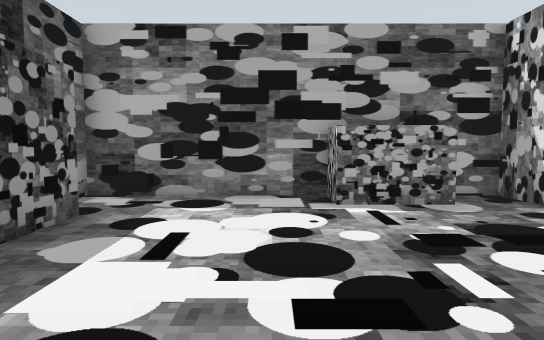
[1] (above)

24 first-person views from a walk through a Gazebo world. The camera is 1.2 m above the floor, tilts 4° down and sees 75° across. The floor is counted in squares, 1 m on a side. Each view is taken from the middle of a square. On the plan, view 1 faces up. The plan holds only what a view shows up to about 14 squares ahead; the rest is blank.

[2]
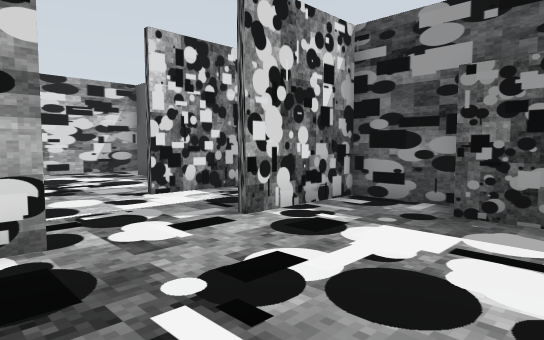

[3]
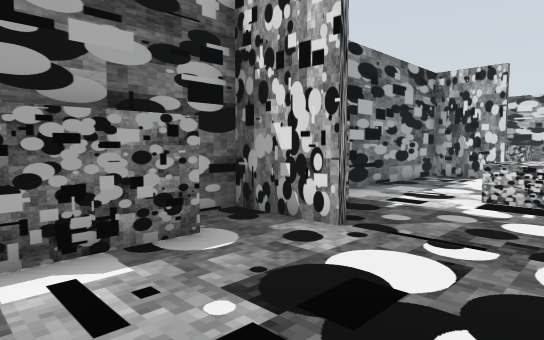

[4]
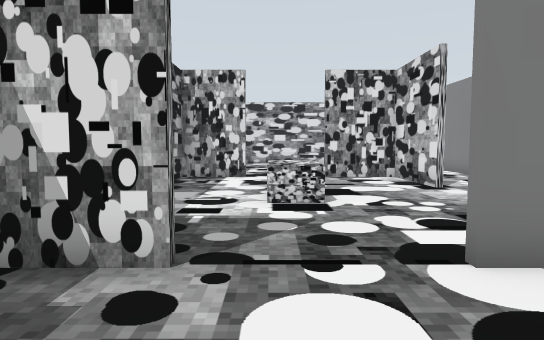

[5]
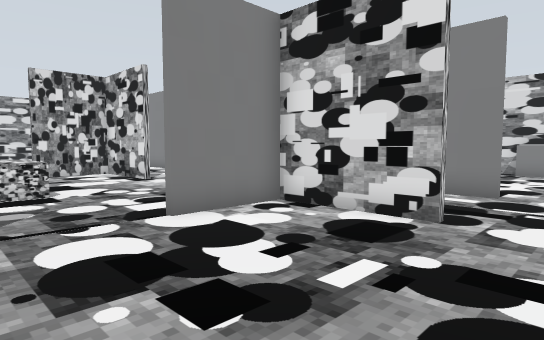

[6]
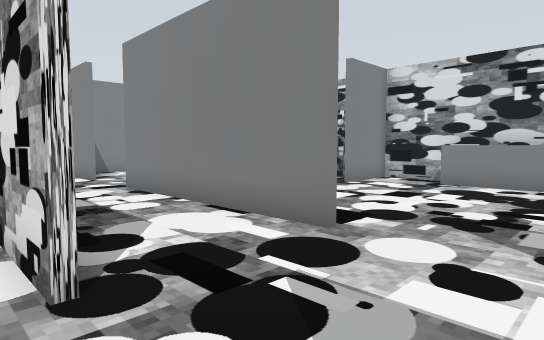

[7]
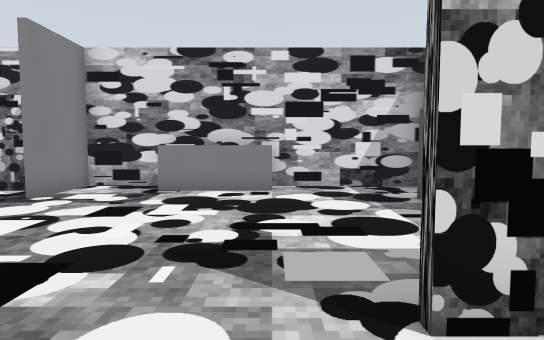

[8]
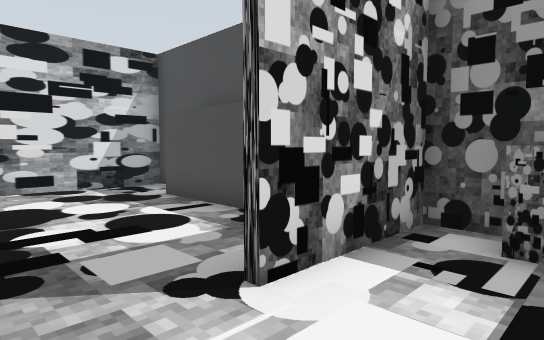

[9]
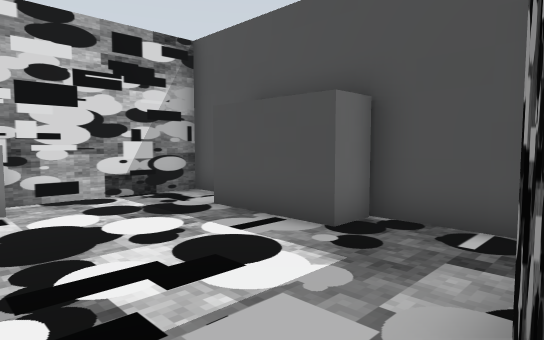

[10]
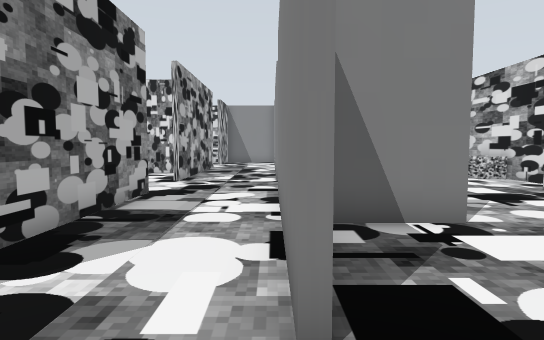

[11]
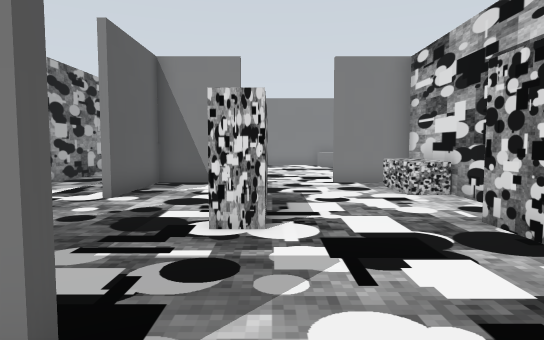

[12]
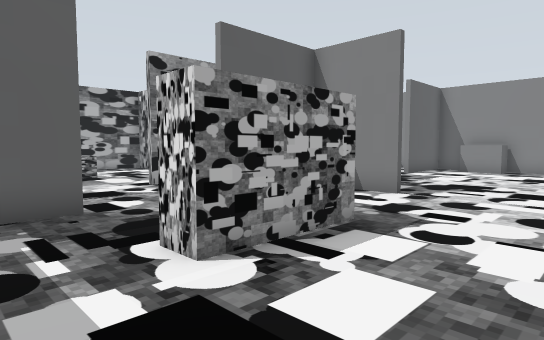

[13]
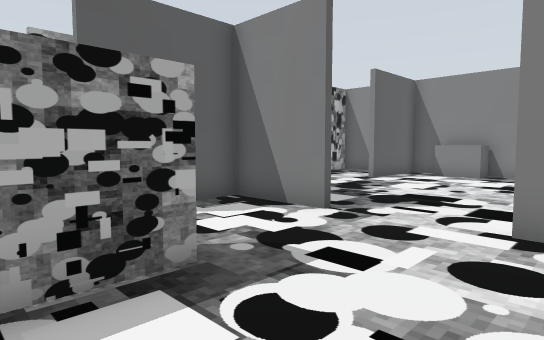

[14]
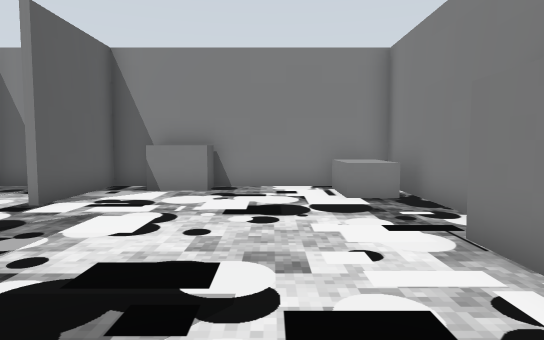

[15]
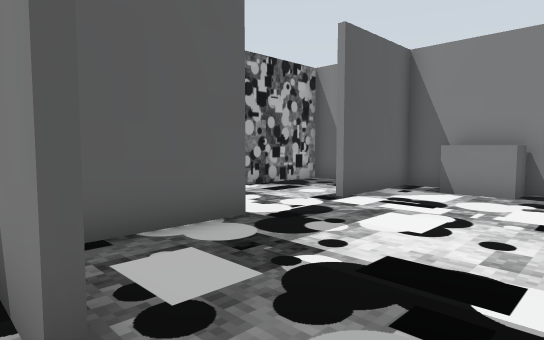

[16]
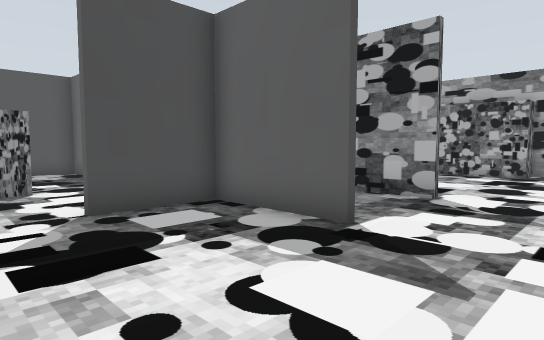

[17]
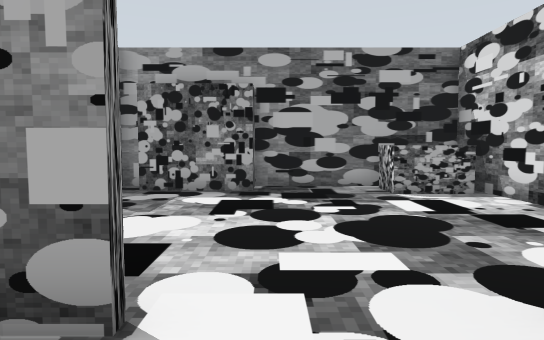

[18]
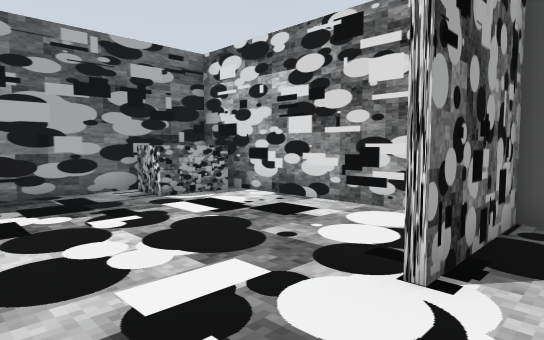

[19]
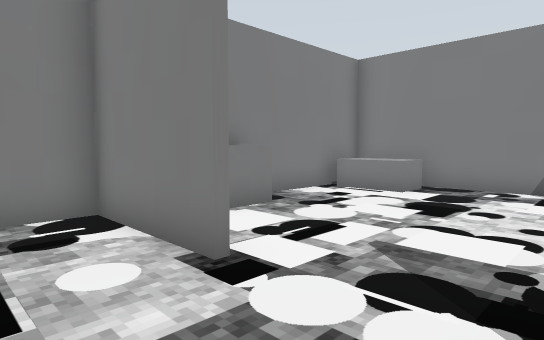

[20]
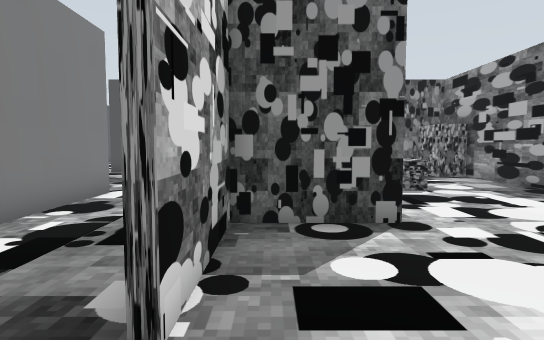

[21]
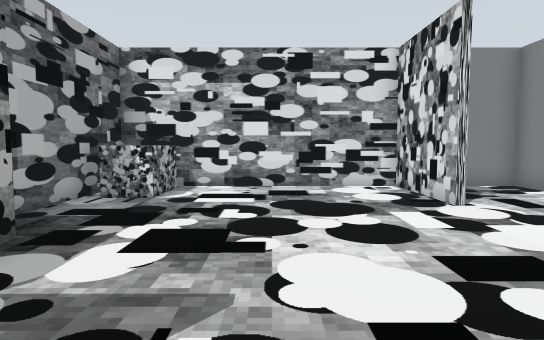

[22]
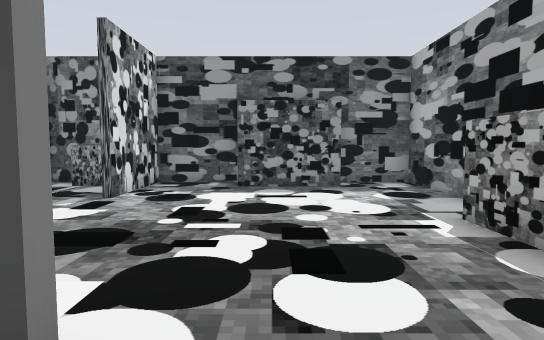

[23]
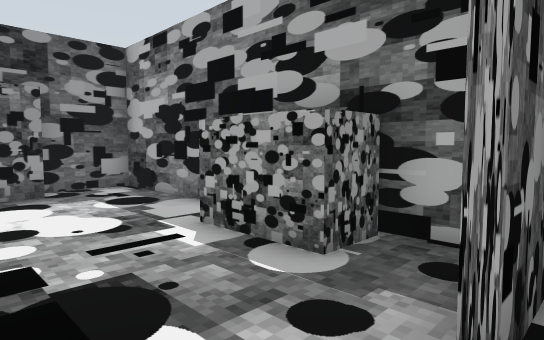

[24]
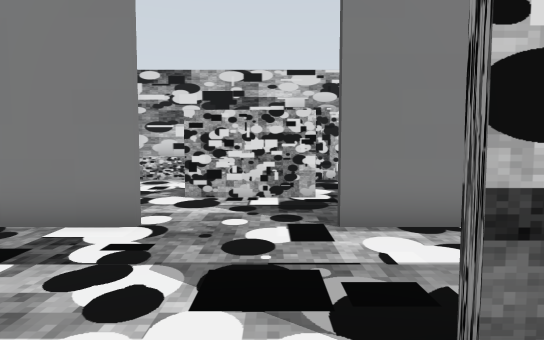

### Floor plan
Points are (right, up) in squares from view 1. A wall is a line through its corners. A room is listed if a view was taken in it or the views show most of it. See-through windows are left out.
Room 1 (views 1, 7, 8, 9, 10, 11)
walls: (-4.4, -3.9) (-4.4, -6.1); (5.4, -6.1) (5.4, -3.9); (-4.4, -10.5) (-4.4, -11.4) (5.4, -11.4) (5.4, -9); (-4.4, -1.4) (-4.4, -3.2) (-1, -3.2)
ways out: opening at (1, 0.3) to room 2; opening at (3, -1.5) to room 3; opening at (6, -7) to room 3
objects: shelf (-4, -9) to (-4, -6); plant (-4, -2) to (-4, -1); grey box (0, -11) to (3, -11)
Room 2 (views 2, 3, 4, 5, 6, 21, 22, 23, 24)
walls: (5.5, 8.4) (-4.4, 8.4) (-4.4, 6.1); (1.9, 0.4) (5.4, 0.4) (5.4, 3); (11.9, 0.4) (16.1, 0.4); (-4.4, 3) (-4.4, 0.4) (-1, 0.4); (15.4, 5.9) (15.4, 8.5); (15.4, 0.2) (15.4, 3); (16.1, 8.4) (7.8, 8.4)
ways out: opening at (1, 0.3) to room 1; opening at (11, 0.3) to room 3; opening at (16, 5) to room 5
objects: shelf (-4, 3) to (-4, 6); desk (2, 7) to (3, 8); shelf (6, 7) to (7, 8); grey box (10, 4) to (11, 5)
Room 3 (views 12, 13, 14, 15)
walls: (9.1, -3.4) (7.8, -3.4); (15.4, -6.1) (15.4, -3.2); (10.9, -11.4) (15.4, -11.4) (15.4, -9); (9, 0.1) (4, 0.1); (15.9, -3.4) (12, -3.4); (1.9, -3.2) (9, -3.2)
ways out: opening at (3, -1.5) to room 1; opening at (6, -7) to room 1; opening at (11, 0.3) to room 2; opening at (13, -1.5) to room 4; opening at (16, -7) to room 4
objects: shelf (7, -11) to (9, -11); rack (9, -7) to (12, -6); desk (13, -11) to (14, -11)
Room 4 (views 16, 17, 18, 19)
walls: (19.1, -3.4) (15.9, -3.4); (21.9, -3.2) (25.5, -3.2); (20.2, -11.4) (25.4, -11.4) (25.4, 0); (25.5, -3.4) (22, -3.4); (19.1, 0.1) (12, 0.1); (25.5, 0.1) (22, 0.1); (11.9, -3.2) (15.6, -3.2) (15.6, -6)
ways out: opening at (13, -1.5) to room 3; opening at (16, -7) to room 3; opening at (21, 0.3) to room 5
objects: shelf (17, -11) to (19, -11); desk (23, -11) to (25, -10); grey box (25, -6) to (25, -5)
Room 5 (view 20)
walls: (22, 0.4) (25.5, 0.4); (15.6, 3.1) (15.6, 0.2); (25.4, 0) (25.4, 8.4) (19.4, 8.4); (16.1, 0.4) (19, 0.4)
ways out: opening at (16, 5) to room 2; opening at (21, 0.3) to room 4
objects: shelf (17, 8) to (19, 8); grey box (23, 7) to (25, 8)

Where each view was taken, in squares from view 1:
view 1: 0 up, 0 right, facing up
view 2: 5 up, 3 right, facing down-left
view 3: 3 up, 1 right, facing up-right
view 4: 5 up, 2 right, facing right
view 5: 6 up, 0 right, facing down-right
view 6: 1 up, 1 left, facing down-right
view 7: 1 down, 0 right, facing down
view 8: 1 down, 1 right, facing down-left
view 9: 3 down, 1 right, facing down-left
view 10: 3 down, 0 right, facing right
view 11: 7 down, 4 right, facing right
view 12: 10 down, 7 right, facing up-right
view 13: 10 down, 10 right, facing up-right
view 14: 8 down, 15 right, facing right
view 15: 8 down, 15 right, facing up-right
view 16: 8 down, 22 right, facing up-left
view 17: 2 down, 20 right, facing up
view 18: 1 down, 19 right, facing up-right
view 19: 1 down, 19 right, facing down-right
view 20: 1 up, 21 right, facing left
view 21: 4 up, 15 right, facing right
view 22: 4 up, 7 right, facing left
view 23: 4 up, 6 right, facing up-left
view 24: 2 up, 10 right, facing down
